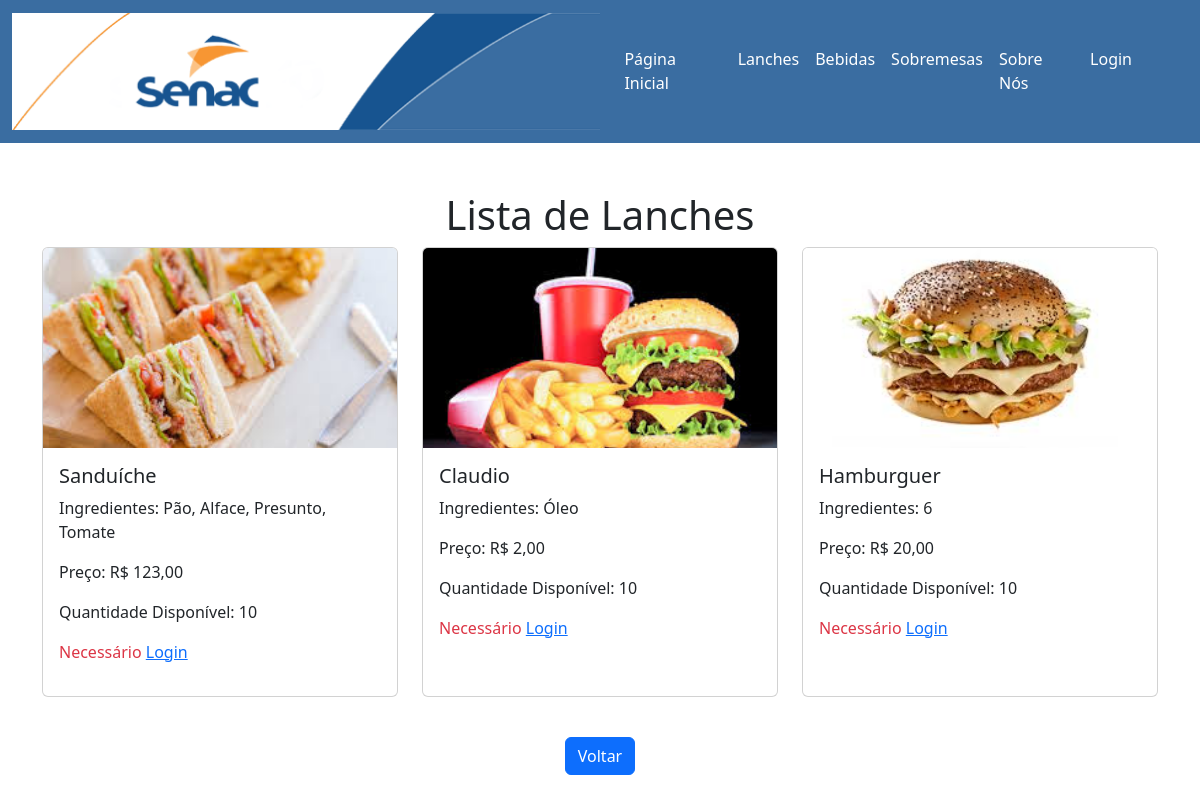
The page /teste_mateus/lanches.php on the database its author committed.
### tables this page shows
CREATE TABLE IF NOT EXISTS `lanches` (
  `id_lanches` int(11) NOT NULL AUTO_INCREMENT,
  `nome` varchar(50) NOT NULL,
  `ingredientes` varchar(300) NOT NULL,
  `preco` varchar(20) NOT NULL,
  `quantidade` int(11) NOT NULL,
  `foto` varchar(300) NOT NULL,
  PRIMARY KEY (`id_lanches`)
);

### teste_mateus/lanches.php (the view, shortened to what this page needs)
<?php
include("conexao.php");
$resultado = $mysqli->query("SELECT * FROM lanches");
?>
<!DOCTYPE html>
<html lang="pt-br">
<head>
    <link href="https://cdn.jsdelivr.net/npm/bootstrap@5.3.3/dist/css/bootstrap.min.css" rel="stylesheet">
</head>
<body>
    <?php include("menu.php"); ?>
    <div class="container mt-5">
        <h1 class="text-center mt-5">Lista de Lanches</h1>
        <div class="row">
            <?php while ($lanche = $resultado->fetch_assoc()): ?>
                <div class="col-md-4 mb-4">
                    <div class="card h-100">
                        <img src="<?php echo htmlspecialchars($lanche['foto']); ?>" class="card-img-top img-lanche"
                            alt="<?php echo htmlspecialchars($lanche['nome']); ?>">
                        <div class="card-body">
                            <h5 class="card-title"><?php echo htmlspecialchars($lanche['nome']); ?></h5>
                            <p class="card-text">Ingredientes: <?php echo htmlspecialchars($lanche['ingredientes']); ?></p>
                            <p class="card-text">Preço: R$
                                <?php echo number_format((float) $lanche['preco'], 2, ',', '.'); ?>
                            </p>
                            <p class="card-text">Quantidade Disponível:
                                <?php echo htmlspecialchars($lanche['quantidade']); ?>
                            </p>
                            <?php if (isset($_SESSION['tipo_usuario'])): ?>
                                <form method="post">
                                    <input type="hidden" name="id_lanche" value="<?php echo $lanche['id_lanches']; ?>">
                                    <input type="hidden" name="nome_lanche" value="<?php echo $lanche['nome']; ?>">
                                    <input type="hidden" name="preco_lanche" value="<?php echo $lanche['preco']; ?>">
                                    <input type="number" name="quantidade" min="1" max="<?php echo $lanche['quantidade']; ?>"
                                        required value="1"><br>
                                    <button type="submit" class="btn btn-primary mt-2">Adicionar ao Carrinho</button>
                                </form>
                            <?php else: ?>
                                <p class="text-danger">Necessário <a href="login.php">Login</a></p>
                            <?php endif; ?>
                        </div>
                    </div>
                </div>
            <?php endwhile; ?>
        </div>
        <div class="container text-center mb-5 mt-3">
            <button class="btn btn-primary">
                <a href="<?php echo isset($voltar_url) ? $voltar_url : 'login.php'; ?>"
                    style="text-decoration: none; color: white;">Voltar</a>
            </button>
        </div>
    </div>
</body>
</html>

### teste_mateus/lanches.php (style rules this page uses)
.img-lanche { height: 200px; object-fit: cover; }

### rows shown on the page
lanches: foto (picture), nome "Sanduíche", ingredientes "Pão, Alface, Presunto, Tomate", preco "123,00", quantidade "10"
lanches: foto (picture), nome "Claudio", ingredientes "Óleo", preco "2,00", quantidade "10"
lanches: foto (picture), nome "Hamburguer", ingredientes "6", preco "20,00", quantidade "10"
